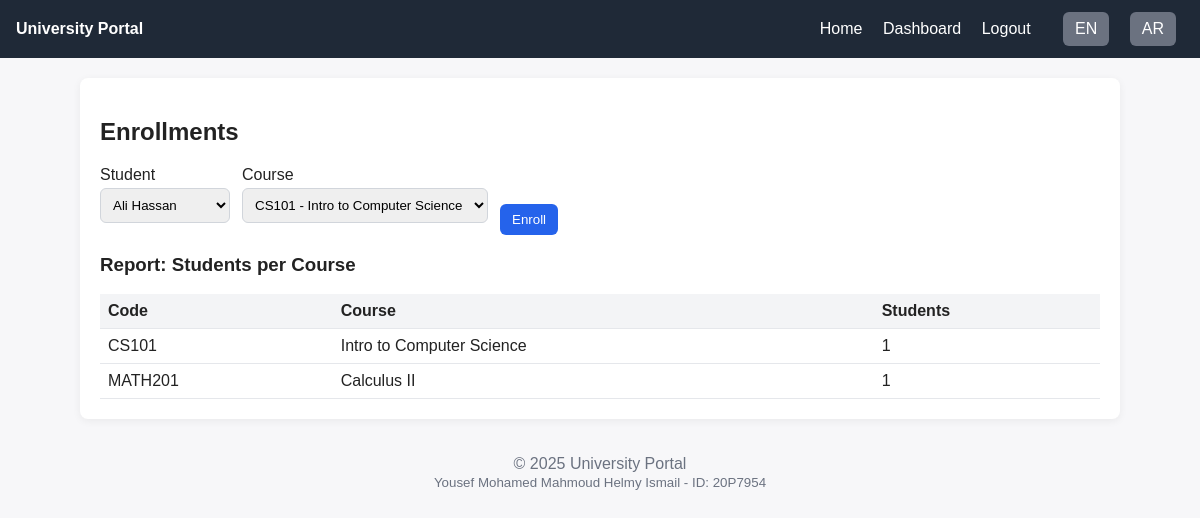
/enrollments/index.php (signed in), run on the app's committed database.
### tables this page shows
CREATE TABLE courses (
  id INT PRIMARY KEY AUTO_INCREMENT,
  code VARCHAR(20) NOT NULL UNIQUE,
  name VARCHAR(200) NOT NULL,
  capacity INT NOT NULL DEFAULT 30,
  semester VARCHAR(20) NOT NULL
);

### lib/util.php (called while the page is built, shortened)
<?php
function e(string $s): string { return htmlspecialchars($s, ENT_QUOTES, 'UTF-8'); }

### enrollments/index.php (the view, shortened to what this page needs)
<?php
require_once __DIR__ . '/../lib/util.php';
$pdo = DB::conn();
$students = $pdo->query('SELECT id, first_name, last_name FROM students ORDER BY first_name')->fetchAll();
$courses = $pdo->query('SELECT id, code, name FROM courses ORDER BY code')->fetchAll();
$report = $pdo->query('SELECT * FROM v_students_per_course')->fetchAll();
require_once __DIR__ . '/../partials/header.php';
?>
<h2>Enrollments</h2>
<form method="post" style="display:flex;gap:12px;align-items:end;">
  <div class="field">
    <label>Student</label>
    <select name="student_id">
      <?php foreach ($students as $s): ?>
        <option value="<?= (int)$s['id'] ?>"><?= e($s['first_name'].' '.$s['last_name']) ?></option>
      <?php endforeach; ?>
    </select>
  </div>
  <div class="field">
    <label>Course</label>
    <select name="course_id">
      <?php foreach ($courses as $c): ?>
        <option value="<?= (int)$c['id'] ?>"><?= e($c['code'].' - '.$c['name']) ?></option>
      <?php endforeach; ?>
    </select>
  </div>
  <button class="btn" type="submit">Enroll</button>
</form>
<h3>Report: Students per Course</h3>
<table>
  <tr><th>Code</th><th>Course</th><th>Students</th></tr>
  <?php foreach ($report as $r): ?>
    <tr><td><?= e($r['code']) ?></td><td><?= e($r['course_name']) ?></td><td><?= (int)$r['student_count'] ?></td></tr>
  <?php endforeach; ?>
</table>
<?php require_once __DIR__ . '/../partials/footer.php'; ?>

### partials/header.php (style rules this page uses)
body { font-family: Arial, sans-serif; margin:0; background:#f7f7f9; color:#222; }
.btn { display:inline-block; padding:8px 12px; background:#2563eb; color:#fff; border:none; border-radius:6px; text-decoration:none; cursor:pointer; }
.field { margin-bottom:12px; }
label { display:block; margin-bottom:4px; }
input, select, textarea { width:100%; padding:8px; border:1px solid #d1d5db; border-radius:6px; }
table { width:100%; border-collapse:collapse; }
th, td { padding:8px; border-bottom:1px solid #e5e7eb; text-align: left; }
th { background:#f3f4f6; }

### data on the page
courses: code "CS101", course_name "Intro to Computer Science", student_count "1"
courses: code "MATH201", course_name "Calculus II", student_count "1"

### other printed values
$title "University Portal"
I18n::t('logout') "Logout"
form field student_id "Ali Hassan"
form field course_id "CS101 - Intro to Computer Science"
